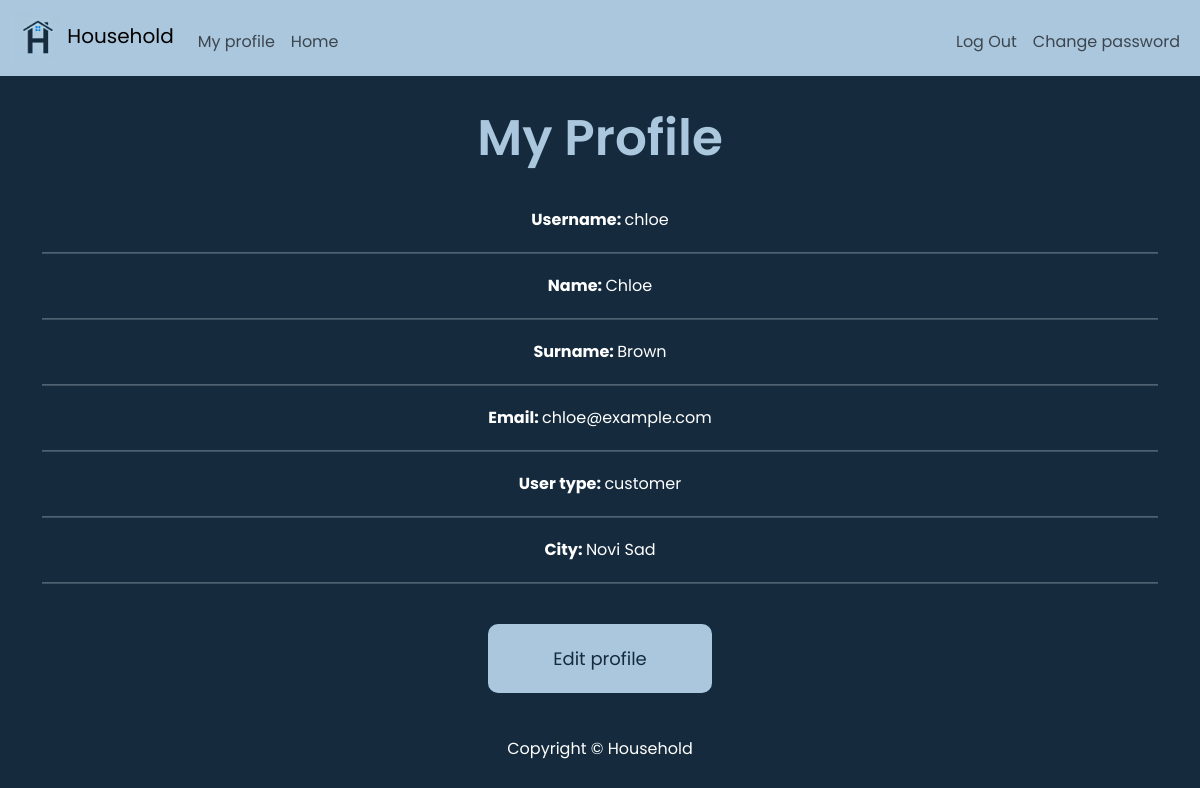
Screenshot of /my_profile (signed in) with the database file from the repository.
### tables this page shows
CREATE TABLE users(
                    id INTEGER PRIMARY KEY AUTOINCREMENT,
                    username TEXT NOT NULL UNIQUE,
                    name TEXT NOT NULL,
                    surname TEXT NOT NULL,
                    email TEXT NOT NULL UNIQUE,
                    password TEXT NOT NULL,
                    user_type TEXT CHECK(user_type IN ('customer','cleaner')) NOT NULL, phone TEXT, description TEXT, city_input TEXT);

### app.py (the view, shortened to what this page needs)
@app.route("/my_profile")
@login_required
def my_profile():
    conn=sqlite3.connect("household.db")
    conn.row_factory = sqlite3.Row
    cursor=conn.cursor()
    cursor.execute("SELECT * FROM users WHERE id= ?", (session["user_id"],))
    user=cursor.fetchone()
    conn.close()
    if not user:
        return apology("User not found", 404)
    reviews=[]
    avg_rating=0
    review_count=0
    return render_template("my_profile.html",user=user,reviews=reviews,avg_rating=avg_rating,review_count=review_count)

### app.py (called while the page is built)
@app.after_request
def after_request(response):
    response.headers["Cache-Control"] = "no-cache, no-store, must-revalidate"
    response.headers["Expires"] = 0
    response.headers["Pragma"] = "no-cache"
    return response

### helpers.py (called while the page is built)
def login_required(f):
    @wraps(f)
    def decorated_function(*args, **kwargs):
        if session.get("user_id") is None:
            return redirect("/login")
        return f(*args, **kwargs)
    return decorated_function

### templates/my_profile.html (shortened to what this page needs)
{% extends "layout.html" %}
{% block main %}
    <h1 class="header" style="color: #abc7de" >
        My Profile
    </h1>
    <div class="profile_info">
        <p><strong> Username: </strong>{{ user.username }}</p>
        <hr class="babyblue-line">
        <p><strong> Name: </strong>{{ user.name }}</p>
        <hr class="babyblue-line">
        <p><strong> Surname: </strong>{{ user.surname }}</p>
        <hr class="babyblue-line">
        <p><strong> Email: </strong>{{ user.email }}</p>
        <hr class="babyblue-line">
        <p><strong> User type: </strong>{{ user.user_type }}</p>
        <hr class="babyblue-line">
        <p><strong> City: </strong>{{ user.city_input }}</p>
        <hr class="babyblue-line">
        <a href="{{ url_for('edit_profile') }}" class="btn"> Edit profile</a>
        <br>
        <br>
    </div>
{%endblock%}

### static/styles.css (style rules this page uses)
html, body { margin: 0; padding: 0; height: 100%; background-color: #152b3d; color: #fff; font-weight: 400; font-size: 16px; font-family: 'Poppins', sans-serif; text-align: center; }
.btn { background-color: #abc7de; color:#152b3d; padding: 20px; border-radius:10px; text-align:center; width:20%; margin:20px auto; font-size:18px; }
.header { background-color: #152b3d; color: #fff; padding: 2rem 1rem; text-align: center; font-size:50px; font-weight:600; }
.babyblue-line { width: 100%; height: 2px; background-color:#abc7de; margin: 20px 0; }
body { -webkit-text-size-adjust: 100%; text-size-adjust: 100%; }

### rows the page displays
users: username "chloe", name "Chloe", surname "Brown", email "chloe@example.com", user_type "customer", city_input "Novi Sad"
